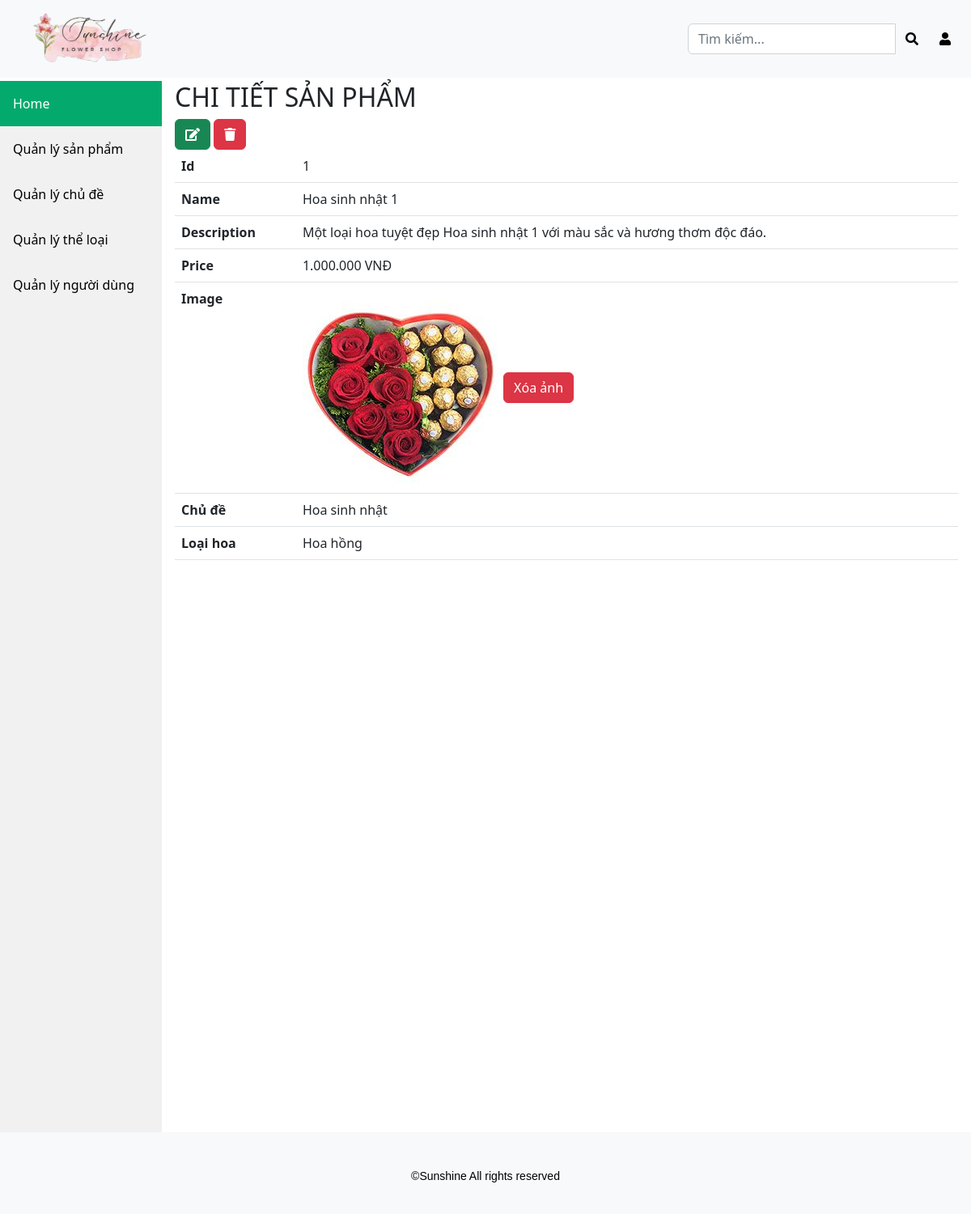
The app's page /admin/product.php?id=1 with its own data.
### tables this page shows
CREATE TABLE `product` (
  `id` int NOT NULL,
  `name` varchar(255) NOT NULL,
  `description` varchar(255) NOT NULL,
  `price` int NOT NULL,
  `image` varchar(255) DEFAULT NULL,
  `trending` tinyint(1) DEFAULT NULL,
  `topic_id` int DEFAULT NULL,
  `category_id` int DEFAULT NULL
);

CREATE TABLE `topic` (
  `id` int NOT NULL,
  `name` varchar(255) NOT NULL
);

CREATE TABLE `category` (
  `id` int NOT NULL,
  `name` varchar(255) NOT NULL
);

### class/Product.php (called while the page is built, shortened)
<?php
class Product
{
    public static function getOneByID($pdo, $id)
    {
        $sql = "SELECT product.*, topic.name AS topic_name, category.name AS category_name
        FROM product
        LEFT JOIN topic ON product.topic_id = topic.id
        LEFT JOIN category ON product.category_id = category.id
        WHERE product.id = :id";
        $stmt = $pdo->prepare($sql);
        $stmt->bindValue(':id', $id, PDO::PARAM_INT);
        if ($stmt->execute()) {
            $stmt->setFetchMode(PDO::FETCH_CLASS, 'Product');
            return $stmt->fetch();
        }
    }
}

### admin/product.php (the view, shortened to what this page needs)
<?php
$id = $_GET["id"];
require '../class/Database.php';
require '../class/Product.php';
$db = new Database(DB_HOST, DB_NAME, DB_USER, DB_PASS);
$pdo = $db->getConn();
$product = Product::getOneByID($pdo, $id);
?>
<?php require 'inc/header.php'; ?>
<div class="content">
    <h2>CHI TIẾT SẢN PHẨM</h2>
    <a href="edit-product.php?id=<?= $product->id ?>" class="btn btn-success" data-bs-toggle="tooltip" data-bs-placement="top" data-bs-title="Edit"><i class="fas fa-edit"></i></a>
    <a href="delete-product.php?id=<?= $product->id ?>" class="btn btn-danger" data-bs-toggle="tooltip" data-bs-placement="top" data-bs-title="Delete"><i class="fas fa-trash"></i></a>
    <div>
        <table class="table">
            <tr>
                <th>Id</th>
                <td><?= $product->id ?></td>
            </tr>
            <tr>
                <th>Name</th>
                <td><?= $product->name ?></td>
            </tr>
            <tr>
                <th>Description</th>
                <td><?= $product->description ?></td>
            </tr>
            <tr>
                <th>Price</th>
                <td><?= number_format($product->price, 0, ',', '.') ?> VNĐ</td>
            </tr>
            <tr>
                <th>Image</th>
                <td><img src="uploads/<?= $product->image ?>" />
                    <a href="delete-image.php?id=<?= $product->id ?>" class="btn btn-danger" onclick="return confirm('Bạn có chắc chắn muốn xóa ảnh?')">Xóa ảnh</a>
                </td>
            </tr>
            <tr>
                <th>Chủ đề</th>
                <td><?= $product->topic_name ?></td>
            </tr>
            <tr>
                <th>Loại hoa</th>
                <td><?= $product->category_name ?></td>
            </tr>
        </table>
    </div>
</div>
<?php require 'inc/footer.php'; ?>

### admin/inc/header.php (style rules this page uses)
body { position: relative; min-height: 100vh; padding-top: 100px; padding-bottom: 400px; }
div.content { margin-left: 200px; padding: 1px 16px; height: 1000px; }

### records on screen
product: id "1", name "Hoa sinh nhật 1", description "Một loại hoa tuyệt đẹp Hoa sinh nhật 1 với màu sắc và hương thơm độc đáo.", price "1.000.000", image (picture), topic.name "Hoa sinh nhật", category.name "Hoa hồng"
